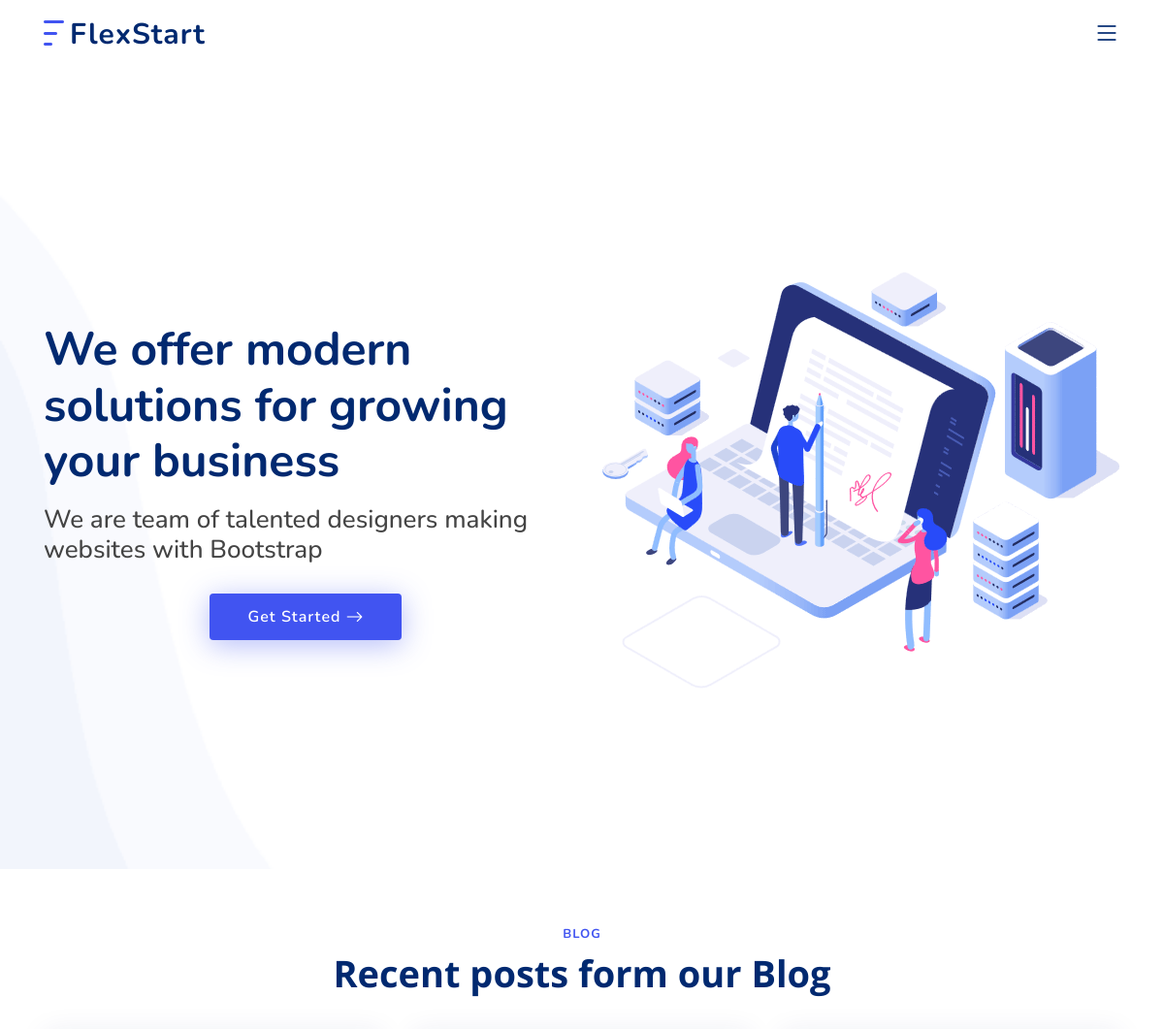
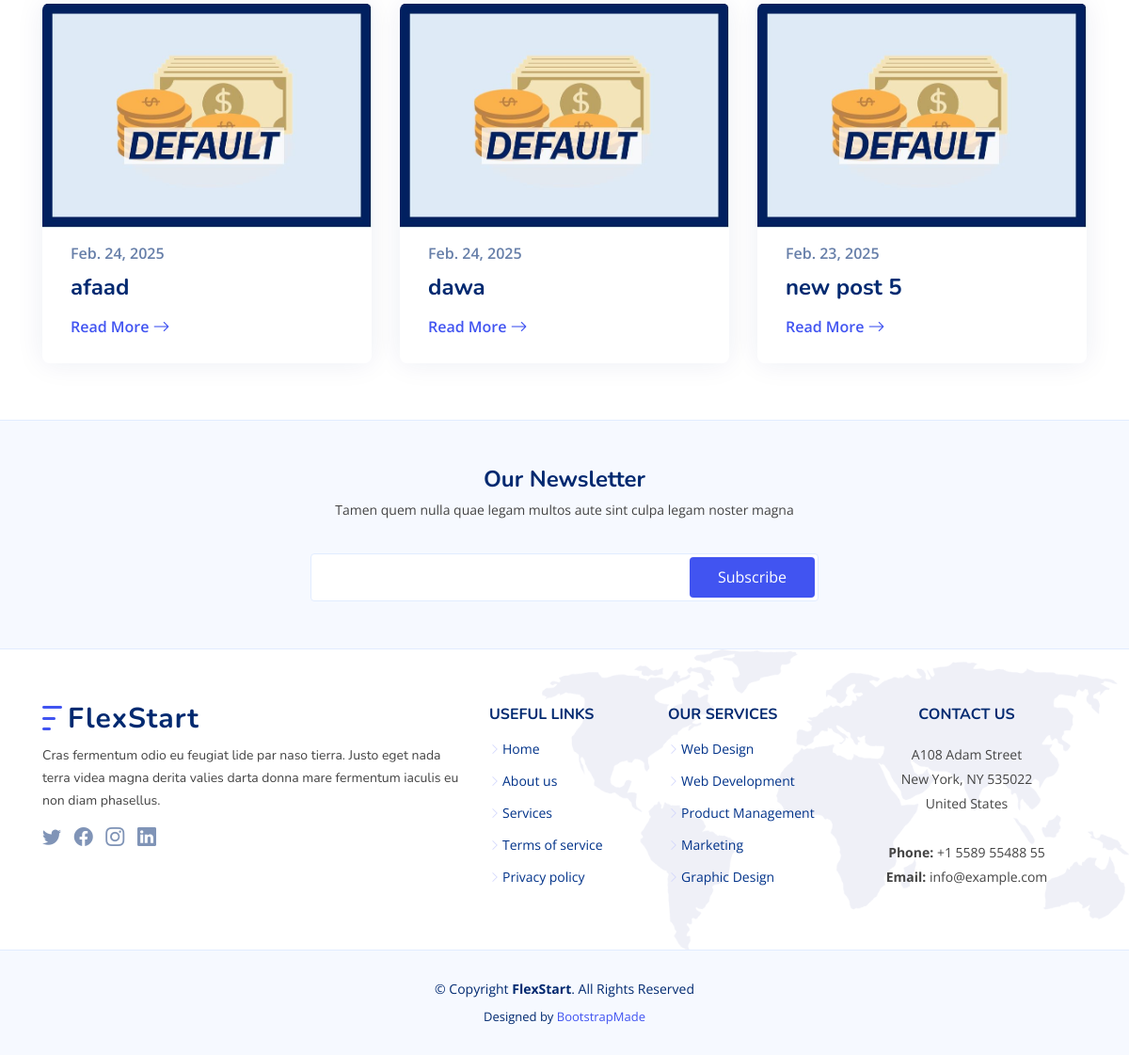
The page / (signed in) on the database its author committed (2 pictures, top to bottom).
### app_blog/models.py (models this page shows, shortened)
class Post(models.Model):
    title = models.CharField(max_length=50)
    content = models.TextField()
    author = models.ForeignKey(Profile, on_delete=models.CASCADE)
    created_date = models.DateTimeField(auto_now_add=True)
    updated_date = models.DateTimeField(auto_now=True)
    published_date = models.DateTimeField(default=now)
    status = models.BooleanField(default=False)
    views = models.IntegerField(default=0)
    image = models.ImageField(upload_to="app_blog/posts/images/", null=True, blank=True)
    categories = models.ManyToManyField("Category", db_table="app_blog_post_category")
    tags = TaggableManager(blank=True)
    class Meta:
        db_table = "app_blog_post"

### app_blog/views.py (the view)
# urls.py: path("", views.home_view, name="home"),
def home_view(request):
    return render(request, "app_blog/index.html")

### app_blog/templatetags/tags.py (called while the page is built)
@register.inclusion_tag("app_blog/_blog-last-3-posts.html")
def last_3_posts():
    posts = Post.objects.filter(status=1).order_by("-published_date")[:3]
    return {"posts": posts}

### templates/app_blog/index.html (shortened to what this page needs)
{% extends 'base/_base.html' %}
{% load static %}
{% load tags %}
{% block content %}
  <section id="hero" class="hero d-flex align-items-center">
    <div class="container">
      <div class="row">
        <div class="col-lg-6 d-flex flex-column justify-content-center">
          <h1 data-aos="fade-up">We offer modern solutions for growing your business</h1>
          <h2 data-aos="fade-up" data-aos-delay="400">We are team of talented designers making websites with Bootstrap</h2>
          <div data-aos="fade-up" data-aos-delay="600">
            <div class="text-center text-lg-start">
              <a href="#" class="btn-get-started scrollto d-inline-flex align-items-center justify-content-center align-self-center">
                <span>Get Started</span>
                <i class="bi bi-arrow-right"></i>
              </a>
            </div>
          </div>
        </div>
        <div class="col-lg-6 hero-img" data-aos="zoom-out" data-aos-delay="200">
          <img src="{% static 'assets/img/hero-img.png' %}" class="img-fluid" alt="header image">
        </div>
      </div>
    </div>
  </section>
  <main id="main">
  {% last_3_posts %}
  </main>
{% endblock %}

### templates/app_blog/_blog-last-3-posts.html
{% load static %}
{% load humanize %}
    <section id="recent-blog-posts" class="recent-blog-posts">
      <div class="container" data-aos="fade-up">
        <header class="section-header">
          <h2>Blog</h2>
          <p>Recent posts form our Blog</p>
        </header>
        <div class="row">
        {% for post in posts %}
          <div class="col-lg-4">
            <div class="post-box">
              <div class="post-img">
                {% if post.image %}
                    <img src="{{ post.image.url }}" alt="{{ post.title }}" class="img-fluid">
                {% else %}
                    <img src="{% static 'images/default.jpg' %}" alt="{{ post.title }}" class="img-fluid">
                {% endif %}
              </div>
              <span class="post-date">{{ post.published_date|naturalday }}</span>
              <h3 class="post-title">{{ post.title }}</h3>
              <a href="{% url 'app_blog:single' post.id %}" class="readmore stretched-link mt-auto"><span>Read More</span><i class="bi bi-arrow-right"></i></a>
            </div>
          </div>
        {% endfor %}
        </div>
      </div>
    </section>

### static/assets/css/style.css (style rules this page uses)
:root { scroll-behavior: smooth; }
body { font-family: "Open Sans", sans-serif; color: #444444; }
a { color: #4154f1; text-decoration: none; }
h1, h2, h3, h4, h5, h6 { font-family: "Nunito", sans-serif; }
section { padding: 60px 0; overflow: hidden; }
.section-header { text-align: center; padding-bottom: 40px; }
.section-header h2 { font-size: 13px; letter-spacing: 1px; font-weight: 700; margin: 0; color: #4154f1; text-transform: uppercase; }
.section-header p { margin: 10px 0 0 0; padding: 0; font-size: 38px; line-height: 42px; font-weight: 700; color: #012970; }
.hero { width: 100%; height: 100vh; background: url(../img/hero-bg.png) top center no-repeat; background-size: cover; }
.hero h1 { margin: 0; font-size: 48px; font-weight: 700; color: #012970; }
.hero h2 { color: #444444; margin: 15px 0 0 0; font-size: 26px; }
.hero .btn-get-started { margin-top: 30px; line-height: 0; padding: 15px 40px; border-radius: 4px; transition: 0.5s; color: #fff; background: #4154f1; box-shadow: 0px 5px 30px rgba(65, 84, 241, 0.4); }
.hero .btn-get-started span { font-family: "Nunito", sans-serif; font-weight: 600; font-size: 16px; letter-spacing: 1px; }
.hero .btn-get-started i { margin-left: 5px; font-size: 18px; transition: 0.3s; }
.hero .hero-img { text-align: right; }
@media (min-width: 1024px) { .hero { background-attachment: fixed; } }
.recent-blog-posts .post-box { box-shadow: 0px 0 30px rgba(1, 41, 112, 0.08); transition: 0.3s; height: 100%; overflow: hidden; padding: 30px; border-radius: 8px; position: relative; display: flex; flex-direction: column; }
.recent-blog-posts .post-box .post-img { overflow: hidden; margin: -30px -30px 15px -30px; position: relative; }
.recent-blog-posts .post-box .post-img img { transition: 0.5s; }
.recent-blog-posts .post-box .post-date { font-size: 16px; font-weight: 600; color: rgba(1, 41, 112, 0.6); display: block; margin-bottom: 10px; }
.recent-blog-posts .post-box .post-title { font-size: 24px; color: #012970; font-weight: 700; margin-bottom: 18px; position: relative; transition: 0.3s; }
.recent-blog-posts .post-box .readmore { display: flex; align-items: center; font-weight: 600; line-height: 1; transition: 0.3s; }
.recent-blog-posts .post-box .readmore i { line-height: 0; margin-left: 4px; font-size: 18px; }

### rows shown on the page
Post: published_date "Feb. 24, 2025", title "afaad"
Post: published_date "Feb. 24, 2025", title "dawa"
Post: published_date "Feb. 23, 2025", title "new post 5"
